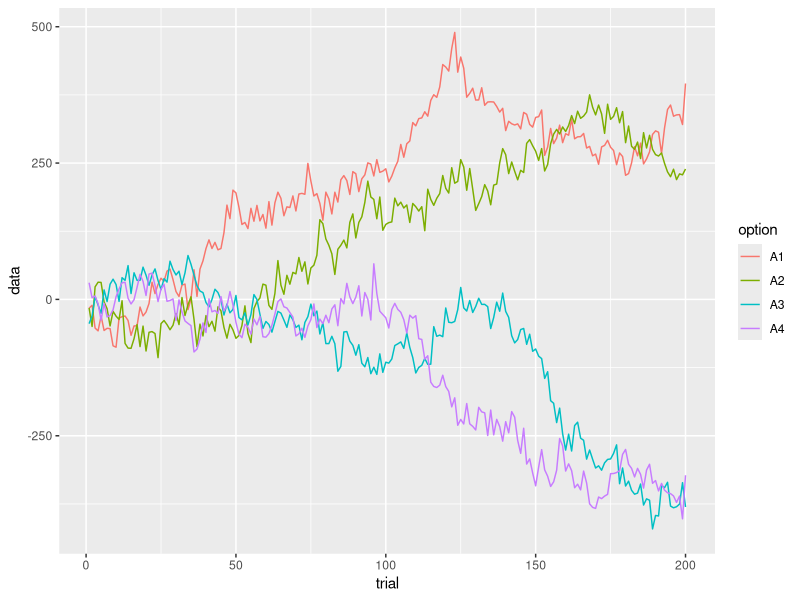

Recreate this plot in R. (Note: this script raises an error after producing the figure.)


### Required packges 

library(dplyr)
library(tidyr)
library(ggplot2)
library(nnet)
library(DEoptim)
library(abind)




### the following function generates rewards 

reward_generator <- function(seed, nt, no, error_term, innovation_term, mu0){
  
  set.seed(seed) # set the random seed to replicate these results exactly
  mu <- matrix(0.0,nrow=nt,ncol=no) # to store the time-varying means
  mu[1,] <- mu0 # initialize the means for t=1
  for(t in 2:nt) {
    mu[t,] <- mu[t-1,] + rnorm(no,mean=0,sd=innovation_term) # compute mean at t based on mean at t-1
  }
  rewards <- mu + rnorm(length(mu),mean=0,sd=error_term) # generate the stochastic rewards
  mu <- as.data.frame(cbind(1:nt,mu))
  rewards <- as.data.frame(cbind(1:nt,rewards))
  colnames(rewards) <- colnames(mu) <- c("trial",paste0("A",1:no))
  
  return(rewards)
}


# Example:
rw <- reward_generator(3, 200, 4, 16, 16, c(-4, 4, -12, 12))

### the following function plots rewards 

plot_rewards <- function(data){
  return(
    data %>%
      gather(key=option,value=data,-trial) %>%
      ggplot(aes(x=trial,y=data,colour=option)) + geom_line()
  )
}


# Example:



plot_rewards(rw)



# Generating fake data

# the following function takes an environment (data), a list of models (funs)  
# and a list of parameters for those models (pars); and generates a data set
# for each of the models 


sim_behav_data_csv <- function(data, funs, pars, no, nt, envir = parent.frame()){
  mat <- matrix(0, nrow = length(funs)*nt, ncol = 3)
  for (i in 1:length(funs)){
    fun <- funs[i]
    par <- as.numeric(unlist(pars[i]))
    sim <- do.call(fun, c(list(data), par[1:length(par)]))
    x <- (i-1)*nt + 1
    y <- i*nt
    mat[x:y ,1] <- rep(i, nt)
    mat[x:y ,2] <- head(sim$choices, nt)
    mat[x:y ,3] <- head(sim$agents_rewards, nt)
  }
  mats <- as.data.frame(cbind(1:nt, mat))
  colnames(mats) <- c("trial", "id", "deck", "payoff")
  return(data_sim = mats)
}

df_sim <- sim_behav_data_csv(rw, c("ucb_sim"), list(c(0, 1000, 16,16, 1.96)), 4, 200)


sim_behav_data_3d <- function(data, funs, pars, no, nt, envir = parent.frame()){
  df <- array(0, c(nt,4,length(funs)))
  for (i in 1:length(funs)){
    fun <- funs[i]
    print(pars[1])
    par <- as.numeric(unlist(pars[i]))
    print(par)
    sim <- do.call(fun, c(list(data), par[1:length(par)]))
    df[ ,1 , i] <- rep(1:nt, 1)
    df[ ,2 ,i] <- rep(i, nt)
    df[ ,3 ,i]<- head(sim$choices, nt)
    df[ ,4 ,i] <- head(sim$agents_rewards, nt)
  }
  colnames(df) <- c("trial", "id", "deck", "payoff")
  
  return(data_sim = df)
}


# example:

df_sim <- sim_behav_data_3d(rewards, c("sym_sim"), list(c(1, .5)), 4, 80)





### takes a list of function and parameters and data, produces para_est

find_the_best_pars <- function(lpar, upar, fun, df, nm, nt){
  value <- rep("NA", nm)
  parameter <- rep(0, nm)
  for (i in 1:nm){
    x <- (i-1)*nt + 1
    y <- i*nt
    est_DE <- DEoptim(fun,lower=as.double(lpar),
                      upper=as.double(upar),data=df[x:y,],
                      control=DEoptim.control(trace=FALSE))
    value[i] <- list(est_DE$optim$bestval)
    parameter[i] <- list(est_DE$optim$bestmem)
  }
  return(list(parameter = parameter, value = value))
}

# example:

est <- find_the_best_pars(c(.0001, .0001), c(100, 1), sym_negLogLik_DE, df_sim,
                          1, 80)

sym_negLogLik(as.numeric(unlist(est$parameter)), df_sim)




### reward output average for 100 attempts for each models 

mat_sim <- matrix(0, nrow = 12, ncol =1)
rownames(mat_sim) <- c("agent_1","agent_2","agent_3","agent_4",
                       "agent_5","agent_6","agent_7","agent_8",
                       "agent_9", "agent_10", "agent_11", "agent_12")


for (n in 1:100){
  sim <- c(sym_sim(rewards, .5, .8)$agents_total_rewards,
           asym_rpe_sim(rewards, .6, .2, .8)$agents_total_rewards,
           asym_reward_sim(rewards, .6, .2, .8)$agents_total_rewards,
           sym_auto_sim(rewards, .5, .8, .02, 1)$agents_total_rewards,
           asym_rpe_auto_sim(rewards, .6, .2, .8, .02, 1)$agents_total_rewards,
           asym_reward_auto_sim(rewards, .6, .2, .8, .02, 1)$agents_total_rewards,
           ucb_sim(rewards , 0.0, 1000, 16, 16, 1.96)$agents_total_rewards,
           ucb_asym_rpe_sim(rewards, 0, 1000, 16, 10, 22, 1.96)$agents_total_rewards,
           ucb_asym_reward_sim(rewards, 0, 1000, 16, 10, 22, 1.96)$agents_total_rewards,
           ucb_auto_sim(rewards , 0.0, 1000, 16, 16, 1.96, 0.5, .8)$agents_total_rewards,
           ucb_asym_rpe_auto_sim(rewards, 0, 1000, 16, 12, 22, 1.96, .8, 1)$agents_total_rewards,
           ucb_asym_reward_auto_sim(rewards, 0, 1000, 16, 12, 22, 1.96, .8, 1)$agents_total_rewards)
  
  print(n)
  mat_sim[,1] <- c(mat_sim[,1] + sim)
}

mat_sim[,1] <- mat_sim[,1]/100

mat_sim





### sample a value from a dist.

sample_beta_dist <- function(l_value, n_sample){
  mu1 <- mean(l_value)
  v1 <- sd(l_value)**2
  a <- (((1-mu1)/v1)-(1/mu1))*(mu1**2)
  b <- a*((1/mu1)-1)
  r_v <- rbeta(n_sample, a, b)
  return(r_v)
}

sample_log_dist <- function(l_value, n_sample){
  l_value <- log(l_value)
  mu1 <- mean(l_value)
  s1 <- sd(l_value)
  r_v <- exp(rnorm(n_sample, mu1, s1))
  return(r_v)
}


sample_norm_dist <- function(l_value, n_sample){
  mu1 <- mean(l_value)
  s1 <- sd(l_value)
  r_v <- rnorm(n_sample, mu1, s1)
  return(r_v)
}
